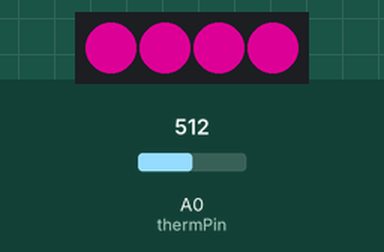
A sketch run on a simulated Arduino Uno, built with avr-gcc and run on an emulated ATmega328P. On the bench: 4 RGB LEDs in strip order, left to right. Inputs (shaded band) come from the test bench; at power-on: A0 (thermPin) = 512. Dim RGB values are drawn brighter than linear; what the sketch prints to the serial monitor is not drawn.

Above: at 4.2 s.
4.3 s: A0 (thermPin) set to 532
At 5.7 s:
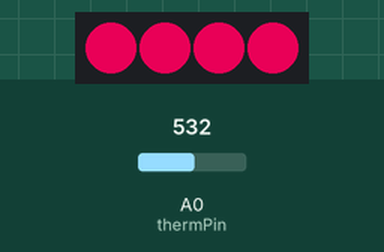
7.0 s: A0 (thermPin) set to 306
At 7.5 s:
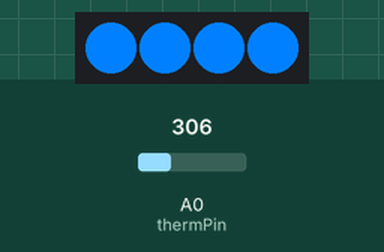
9.7 s: A0 (thermPin) set to 238
12.4 s: A0 (thermPin) set to 218
At 13.9 s:
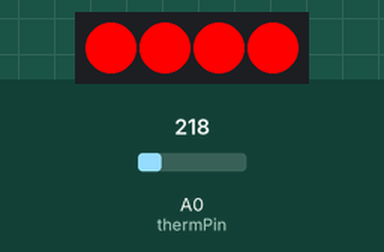
15.1 s: A0 (thermPin) set to 511
At 17.5 s:
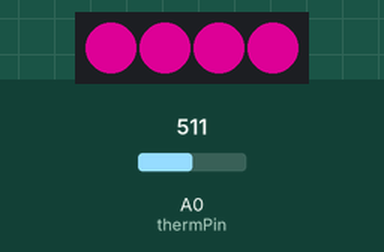
18.5 s: A0 (thermPin) set to 716
At 20.4 s:
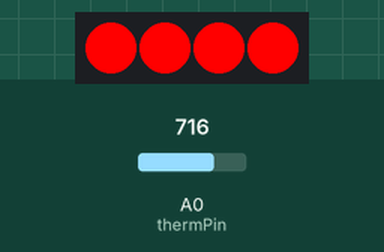
Timing chart, 0 to 21.9 s (numbered marks = the images above; inputs shaded):
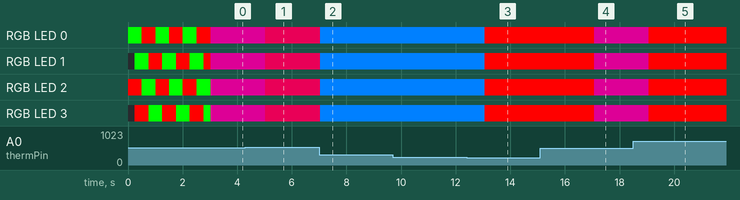

Measured:
- the behaviour switches between 231 and 230 on A0 (thermPin) (found by bisection; images 2 and 3)
- after the input at 4.3 s, RGB LED 0–3: RGB(152, 0, 103) → RGB(186, 0, 69) after 0.73 s
- after the input at 7.0 s, RGB LED 0–3: RGB(186, 0, 69) → RGB(0, 128, 255) at once
- after the input at 9.7 s, every drawn part: stays the same
- after the input at 12.4 s, RGB LED 0–3: RGB(0, 128, 255) → RGB(255, 0, 0) after 0.66 s
- after the input at 15.1 s, RGB LED 0–3: RGB(255, 0, 0) → RGB(152, 0, 103) after 2.0 s
- after the input at 18.5 s, RGB LED 0–3: RGB(152, 0, 103) → RGB(255, 0, 0) after 0.58 s

The sketch:

Magic-Jam.ino
```cpp
#include <Adafruit_WS2801.h>   // Link to WS2801 library: https://github.com/adafruit/Adafruit-WS2801-Library

int dataPin = 9;     // LED strip data
int clockPin = 10;   // LED strip clock
byte numPixel = 4;   // Number of LEDs in the LED strip < THIS VARIABLE IS NOT DYNAMIC

byte blue = 0;
byte red = 2;

int t = 0;

int thermPin = 0;     // Thermistor
int val = 0;          // Temperature as 255 scale value
byte TempMax = 30;    // Temperature at which the lamp is completely Red
byte TempMin = 15;    // Temperature at which the lamp is completely Red
byte Coefficient = 0; // Coefficient used to convert celsius temperature into a 255 scale value
int UpdateInt = 2000; // Interval between temperature checks (in ms)
byte tempCelcius = 0;  // Temperature in degrees Celcius

Adafruit_WS2801 strip = Adafruit_WS2801(numPixel, dataPin, clockPin);


//////////////////////////////////
// Initialisation
//////////////////////////////////
void setup() {
  Serial.begin(9600);
  strip.begin();
  Coefficient = TempMax - TempMin;
  Coefficient = 255/Coefficient;

  effectPoliceFull(3000);  // Startup effect, duration in ms in brackets
}


//////////////////////////////////
// Program
//////////////////////////////////
void loop() {

  tempCelcius = int(Thermistor(analogRead(thermPin)));
  val = tempCelcius * Coefficient;    // Convert to 255 scale: 255 is TempMax and 0 is TempMin

  Serial.print(tempCelcius);
  Serial.print(" degrees c. -   ");

  if (tempCelcius >= TempMin && tempCelcius <= TempMax) {
    if (val > 128) {
      setColor(Color(val,255-val,0));
    } else {
      setColor(Color(val,255-val,128-val));
    }
  } else if (tempCelcius < TempMin) {
    setColor(Color(0,255,128));
  } else {
    setColor(Color(255,0,0));
  }
  delay(UpdateInt);
}


//////////////////////////////////
// Gets temperature
//////////////////////////////////
double Thermistor(int RawADC) {
 double Temp;
 Temp = log(10000.0*((1024.0/RawADC-1)));
 Temp = 1 / (0.001129148 + (0.000234125 + (0.0000000876741 * Temp * Temp ))* Temp );
 Temp = Temp - 273.15;            // Convert Kelvin to Celcius

 return Temp;
}


//////////////////////////////////
// Control LED strip
//////////////////////////////////
void setColor(uint32_t c) {
  int i;

  for (i=0; i < strip.numPixels(); i++) {
      strip.setPixelColor(i, c);
      strip.show();
  }
}


//////////////////////////////////
// Create a 24 bit color value from R,G,B
//////////////////////////////////
uint32_t Color(byte r, byte b, byte g)
{
  uint32_t c;
  c = r;
  c <<= 8;
  c |= g;
  c <<= 8;
  c |= b;
  return c;
}


void effectPoliceFull(int i) {

  while (i>0) {
    strip.setPixelColor(blue,Color(0,0,255));
    strip.setPixelColor(red,Color(255,0,0));
    strip.show();

    if (blue==3){blue = 0;}else{blue++;}
    if (red==3){red = 0;}else{red++;}

    delay(250); // (1000ms / 8) meaning it does 2 rounds in 1 second with 4 LEDs

    i=i-250;
  }
}

void effectPoliceLight(int i) {

  while (i>0) {
    strip.setPixelColor(blue,Color(0,0,255));
    strip.setPixelColor((3 - blue),Color(0,0,0));
    strip.setPixelColor(red,Color(255,0,0));
    strip.setPixelColor((3 - red),Color(0,0,0));
    strip.show();

    if (blue==3){blue = 0;}else{blue++;}
    if (red==3){red = 0;}else{red++;}

    delay(250); // (1000ms / 8) meaning it does 2 rounds in 1 second with 4 LEDs

    i=i-250;
  }
}
```
